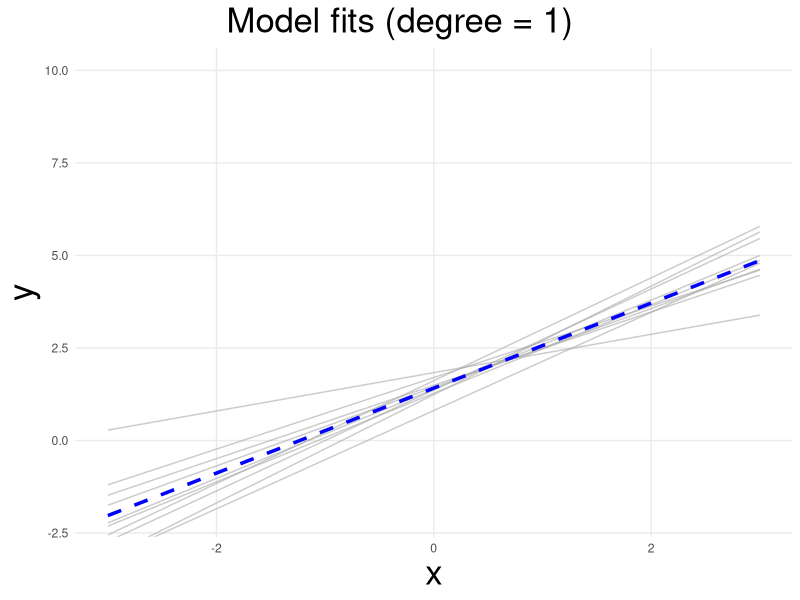
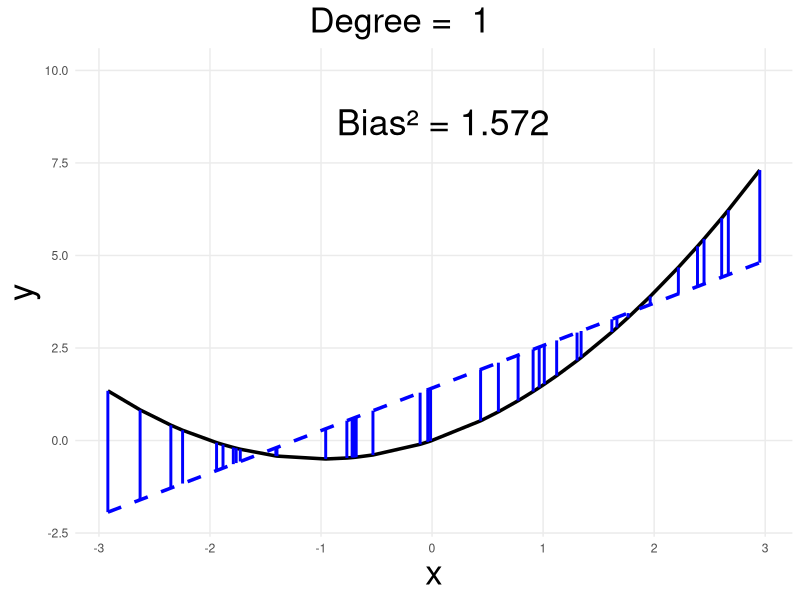
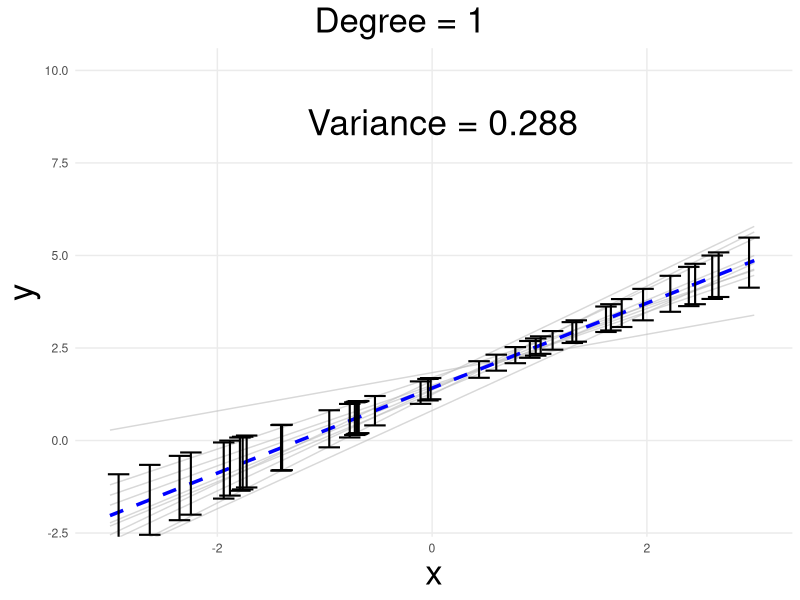
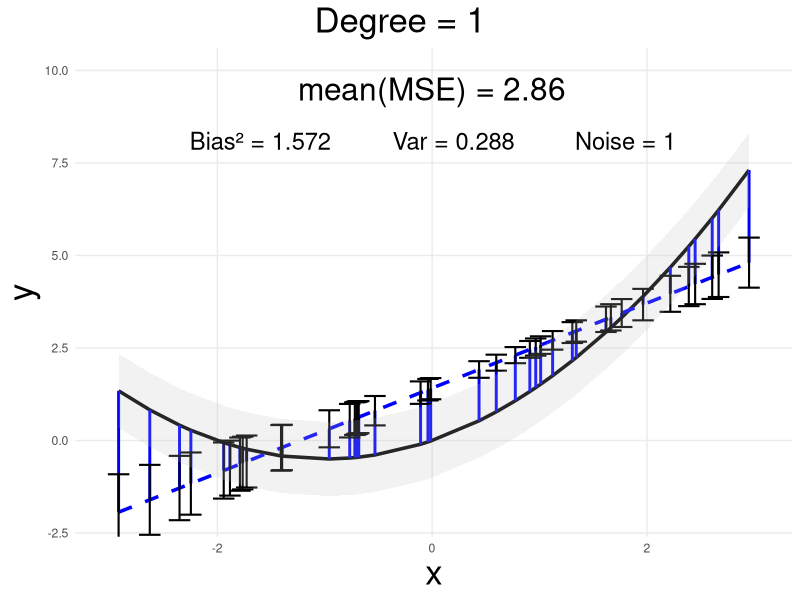
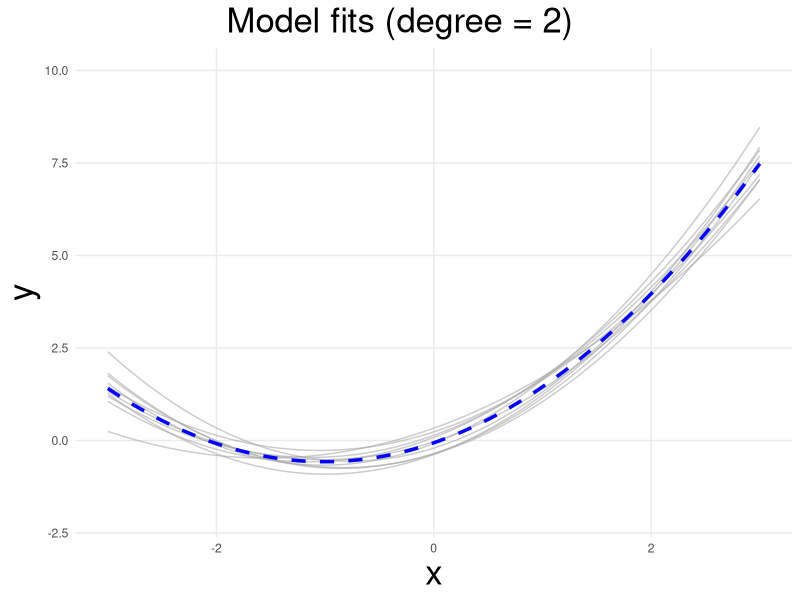
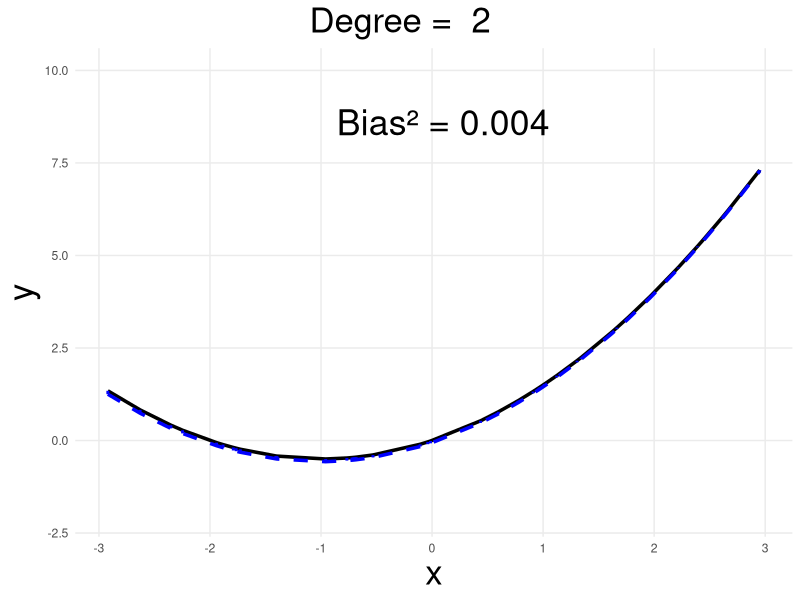
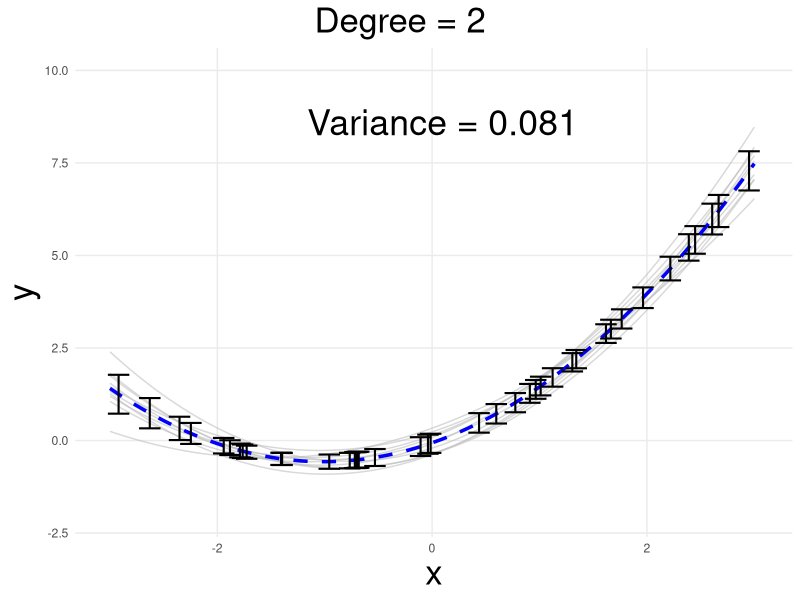
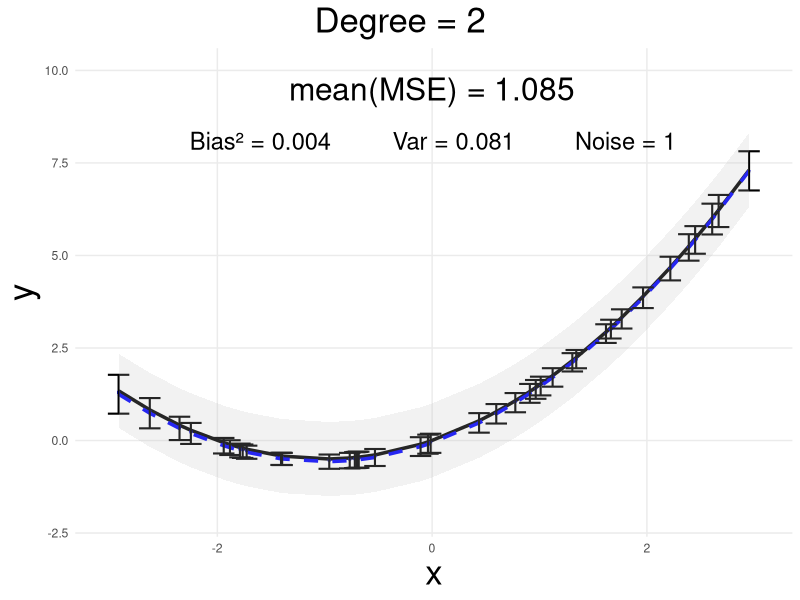

The R source for these figures, in order:
# This script produces plots for the bias-variance decomposition simulation chunk
# It simulates independent draws from y(x) = x + 0.5 * x^2 + N(0,1), x ~ U(-3,3)
# And fits polynomial regression models of degree 1,2, and 7 and computes bias^2, variance, and MSE


library(ggplot2)
library(dplyr)

# Core definitions
generate_dataset <- function(n, error_std = 1) {
  x <- runif(n, -3, 3)
  y_true <- x + 0.5 * x^2
  y <- y_true + rnorm(n, sd = error_std)
  list(x = x, y = y, y_true = y_true)
}

calculate_polynomial <- function(coef, poly_grade, x) {
  y <- coef[1]
  for (i in 2:(poly_grade + 1)) {
    y <- y + coef[i] * x^(i - 1)
  }
  return(y)
}

train_model <- function(x, y, poly_grade) {
  coef(lm(y ~ poly(x, poly_grade, raw = TRUE)))
}

# Main simulation and plotting function
simulate_and_plot <- function(poly_degree, test_data, n_models, train_size, error_std, prefix_path) {
  X_test <- test_data$x
  Y_true_test <- test_data$y_true
  Y_test <- test_data$y
  x_plot <- seq(-3, 3, length.out = 100)
  
  # Train models
  models <- replicate(n_models, {
    d <- generate_dataset(train_size, error_std)
    list(coef = train_model(d$x, d$y, poly_degree))
  }, simplify = FALSE)
  
  coef_mat <- do.call(rbind, lapply(models, `[[`, "coef"))
  coef_mean <- colMeans(coef_mat)
  
  # Compute predictions on test points
  preds <- t(apply(coef_mat, 1, function(cf) calculate_polynomial(cf, poly_degree, X_test)))
  pred_mean <- calculate_polynomial(coef_mean, poly_degree, X_test)
  pred_var <- apply(preds, 2, var)
  pred_min <- apply(preds, 2, min)
  pred_max <- apply(preds, 2, max)
  
  # Stats
  bias_sq <- (pred_mean - Y_true_test)^2
  mse <- bias_sq + pred_var + error_std^2
  mse_total <- mean(mse)
  bias_total <- mean(bias_sq)
  var_total <- mean(pred_var)
  
  # Dataframes for plotting
  df_test <- data.frame(
    x = X_test,
    y_true = Y_true_test,
    y_pred = pred_mean,
    y_obs = Y_test,
    var = pred_var,
    y_min = pred_min,
    y_max = pred_max
  )
  
  df_all_models <- data.frame(
    x = rep(x_plot, n_models),
    model = factor(rep(1:n_models, each = length(x_plot))),
    y = unlist(lapply(models, function(m) calculate_polynomial(m$coef, poly_degree, x_plot)))
  )
  
  df_mean_model <- data.frame(
    x = x_plot,
    y = calculate_polynomial(coef_mean, poly_degree, x_plot)
  )
  
  
  # 1: Fits 
  g <- ggplot(df_test, aes(x = x)) +
    #geom_point(aes(y = y_obs), shape = 17, color = "orange", size = 2) +
    geom_line(data = df_all_models, aes(x = x, y = y, group = model), color = "darkgrey", alpha = alpha*1.5, inherit.aes = FALSE) +
    geom_line(data = df_mean_model, aes(x = x, y = y), color = "blue", linetype="dashed", linewidth = lwidth, inherit.aes = FALSE) +
    labs(title = paste0("Model fits (degree = ", poly_degree, ")"), x = "x", y = "y") +
    coord_cartesian(ylim = c(-2, 10)) +
    theme_minimal() +
    theme(
      axis.title.x = element_text(size = 25),
      axis.title.y = element_text(size = 25),
      #panel.grid.major = element_blank(),  
      panel.grid.minor = element_blank(),
      plot.title = element_text(size=25, hjust = 0.5),
      plot.title.position = "plot",
      legend.position = "bottom",
      legend.title = element_text(size = 22),
      legend.text = element_text(size = 20)
    )
  ggsave(paste0(prefix_path, "_fits.png"), g, width = 6, height = 4)
  
  # 2: Bias
  g <- ggplot(df_test, aes(x = x)) +
    #geom_point(aes(y = y_obs), shape = 17, color = "orange", size = 2) +
    geom_line(aes(y = y_true), color = "black", linewidth = lwidth) +
    geom_line(aes(y = y_pred), color = "blue", linetype = "dashed", linewidth = lwidth) +
    geom_segment(aes(xend = x, y = y_true, yend = y_pred), color = "blue", size = 1) +
    annotate("text", x = 0.1, y = 8.6, label = paste("Bias² =", round(bias_total, 3)), size = 9) +
    labs(title = paste("Degree = ", poly_degree), x = "x", y = "y") +
    coord_cartesian(ylim = c(-2, 10)) +
    theme_minimal() +
    theme(
      axis.title.x = element_text(size = 25),
      axis.title.y = element_text(size = 25),
      #panel.grid.major = element_blank(),  
      panel.grid.minor = element_blank(),
      plot.title = element_text(size=25, hjust = 0.5),
      plot.title.position = "plot",
      legend.position = "bottom",
      legend.title = element_text(size = 22),
      legend.text = element_text(size = 20)
    )
  ggsave(paste0(prefix_path, "_bias.png"), g, width = 6, height = 4)
  
  # 3: Variance
  g <- ggplot(df_test, aes(x = x)) +
    geom_line(data = df_all_models, aes(x = x, y = y, group = model),
              color = "grey", alpha = 1.5*alpha, inherit.aes = FALSE) +
    geom_line(data = df_mean_model, aes(x = x, y = y),
              color = "blue", linetype = "dashed", linewidth = lwidth, inherit.aes = FALSE) +
    geom_errorbar(aes(ymin = y_pred - sqrt(var), ymax = y_pred + sqrt(var)),
                  width = error_width, color = "black", linewidth = 0.6*lwidth) +
    annotate("text", x = 0.1, y = 8.6,
             label = paste("Variance =", round(var_total, 3)), size = 9) +
    labs(title = paste0("Degree = ", poly_degree), x = "x", y = "y") +
    coord_cartesian(ylim = c(-2, 10)) +
    theme_minimal() +
    theme(
      axis.title.x = element_text(size = 25),
      axis.title.y = element_text(size = 25),
      #panel.grid.major = element_blank(),  
      panel.grid.minor = element_blank(),
      plot.title = element_text(size=25, hjust = 0.5),
      plot.title.position = "plot",
      legend.position = "bottom",
      legend.title = element_text(size = 22),
      legend.text = element_text(size = 20)
    )
  
  ggsave(paste0(prefix_path, "_variance.png"), g, width = 6, height = 4)
  
  # 4: MSE 
  g <- ggplot(df_test, aes(x = x)) +
    #geom_point(aes(y = y_obs), shape = 17, color = "orange", size = 1.5) +
    geom_line(aes(y = y_true), color = "black", linewidth = lwidth) +
    geom_line(aes(y = y_pred), color = "blue", linetype = "dashed", linewidth = lwidth) +
    
    # Bias²: true function to mean prediction
    geom_segment(aes(xend = x, y = y_true, yend = y_pred), color = "blue", size = 1) +
    
    # Variance: error bars around mean prediction
    geom_errorbar(aes(ymin = y_pred - sqrt(var), ymax = y_pred + sqrt(var)), width = error_width, 
                  color = "black", linewidth=0.6*lwidth) +
    
    # irreducible noise band (visualization)
    geom_ribbon(aes(ymin = y_true - error_std, ymax = y_true + error_std),
                fill = "gray", alpha = 0.5*alpha, inherit.aes = TRUE) +
    
    
    annotate("text", x = 0, y = 9.5, label = paste("mean(MSE) =", round(mse_total, 3)), size = 8) +
    annotate("text", x = -1.6, y = 8.1, label = paste("Bias² =", round(bias_total, 3)), size = 6) +
    annotate("text", x = 0.2, y = 8.1, label = paste("Var =", round(var_total, 3)), size = 6) +
    annotate("text", x = 1.8, y = 8.1, label = paste("Noise =", round(error_std^2, 3)), size = 6) +
    
    labs(title = paste0("Degree = ", poly_degree),
         x = "x", y = "y") +
    coord_cartesian(ylim = c(-2, 10)) +
    theme_minimal() +
    theme(
      axis.title.x = element_text(size = 25),
      axis.title.y = element_text(size = 25),
      #panel.grid.major = element_blank(),  
      panel.grid.minor = element_blank(),
      plot.title = element_text(size=25, hjust = 0.5),
      plot.title.position = "plot",
      legend.position = "bottom",
      legend.title = element_text(size = 22),
      legend.text = element_text(size = 20)
    )
  
  ggsave(paste0(prefix_path, "_mse.png"), g, width = 6, height = 4)
}

### RUN FUNCTIONS

# Global params
set.seed(1)
error_std <- 1
data_length <- 40
training_fraction <- 0.8
error_width = 0.2
alpha = 0.4
lwidth = 1.2
training_length <- round(training_fraction * data_length)
number_of_models <- 10

# --- Generate test set from same DGP (not fixed grid) ---
test_data <- generate_dataset(data_length, error_std)

# --- Run plots for different model complexities ---
simulate_and_plot(1, test_data, number_of_models, training_length, error_std,
                  "../figure/plots_bias_var_deg1")
simulate_and_plot(2, test_data, number_of_models, training_length, error_std,
                  "../figure/plots_bias_var_deg2")
simulate_and_plot(7, test_data, number_of_models, training_length, error_std,
                  "../figure/plots_bias_var_deg7")
